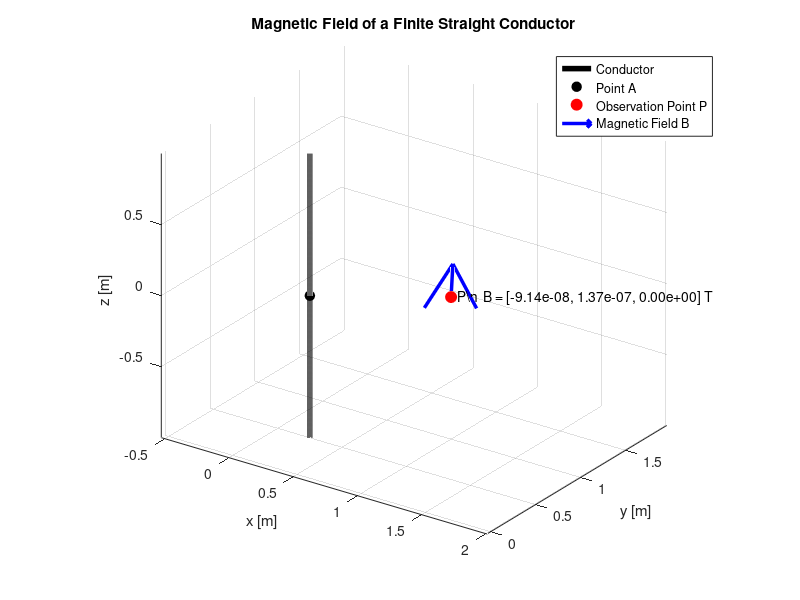

MATLAB code for this plot:
%% Magnetic field of a finite straight conductor
% The conductor is a free-standing straight wire of length l carrying
% current I. Its center is located at A = [Ax, Ay, Az] and it is
% oriented parallel to the z-axis.
%
% The magnetic field at point P = [Px, Py, Pz] is calculated using
% the Biot-Savart law:
%
%       dB = (mu0 / 4*pi) * I * (dl x R) / |R|^3
%
% where:
%       dl = differential current-element vector
%       R  = vector from the current element to P
%
% The integral is evaluated numerically using the trapezoidal rule.

clear;
clc;
close all;

%% -------------------- Input parameters -----------------------------

% Physical constants
mu0 = 4*pi*1e-7;       % Permeability of free space [H/m]

% Conductor parameters
I  = 1;               % Current [A]
l  = 2;                % Conductor length [m]

% Point A: center of the conductor
Ax = 0.25;
Ay = 0.5;
Az = 0;

A = [Ax, Ay, Az];

% Observation point P
Px = 1;
Py = 1;
Pz = 0;

P = [Px, Py, Pz];

%% -------------------- Discretize conductor -------------------------

% Number of segments used for numerical integration
N = 10000;

% z-coordinate of current elements
z = linspace(Az - l/2, Az + l/2, N);

% Differential element length
dz = z(2) - z(1);

% Coordinates of current elements
xWire = Ax * ones(size(z));
yWire = Ay * ones(size(z));

%% -------------------- Biot-Savart calculation ----------------------

% Vector R from every current element to observation point P
Rx = Px - xWire;
Ry = Py - yWire;
Rz = Pz - z;

% Magnitude of R
Rmag = sqrt(Rx.^2 + Ry.^2 + Rz.^2);

% Current element vector:
% dl = [0, 0, dz], since the wire is parallel to the z-axis.
%
% Cross product:
%       dl x R = [-dz*Ry, dz*Rx, 0]

dBx = (mu0/(4*pi)) * I .* (-Ry) ./ Rmag.^3;
dBy = (mu0/(4*pi)) * I .* ( Rx) ./ Rmag.^3;
dBz = zeros(size(z));

% Numerically integrate the contributions along the wire
Bx = trapz(z, dBx);
By = trapz(z, dBy);
Bz = trapz(z, dBz);

% Magnetic-field vector
B = [Bx, By, Bz];

%% -------------------- Display result -------------------------------

fprintf('Magnetic field at P = [%.3f, %.3f, %.3f] m:\n', ...
        Px, Py, Pz);

fprintf('Bx = %.6e T\n', Bx);
fprintf('By = %.6e T\n', By);
fprintf('Bz = %.6e T\n', Bz);

fprintf('|B| = %.6e T\n', norm(B));

%% -------------------- 3D visualization -----------------------------

figure('Color','w');
hold on;
grid on;
axis equal;

% Plot the conductor
plot3(xWire, yWire, z, 'k-', 'LineWidth', 4);

% Mark point A (center of conductor)
plot3(Ax, Ay, Az, 'ko', ...
    'MarkerFaceColor','k', ...
    'MarkerSize',7);

% Mark observation point P
plot3(Px, Py, Pz, 'ro', ...
    'MarkerFaceColor','r', ...
    'MarkerSize',8);

% Scale the B vector for visualization.
% This scale factor is only for display and does not change the
% calculated magnetic-field value.
BplotScale = 0.5 / norm(B);

% Plot magnetic-field vector using quiver3
quiver3(Px, Py, Pz, ...
        BplotScale*Bx, ...
        BplotScale*By, ...
        BplotScale*Bz, ...
        0, ...                  % Do not automatically rescale vector
        'b', ...
        'LineWidth',2.5, ...
        'MaxHeadSize',0.8);

% Labels
xlabel('x [m]');
ylabel('y [m]');
zlabel('z [m]');

title('Magnetic Field of a Finite Straight Conductor');

legend('Conductor', 'Point A', 'Observation Point P', ...
       'Magnetic Field B', ...
       'Location','best');

% Display the magnetic-field components near P
text(Px, Py, Pz, sprintf('  P\\n  B = [%.2e, %.2e, %.2e] T', ...
     Bx, By, Bz), ...
     'FontSize',10);

view(35,25);
hold off;
